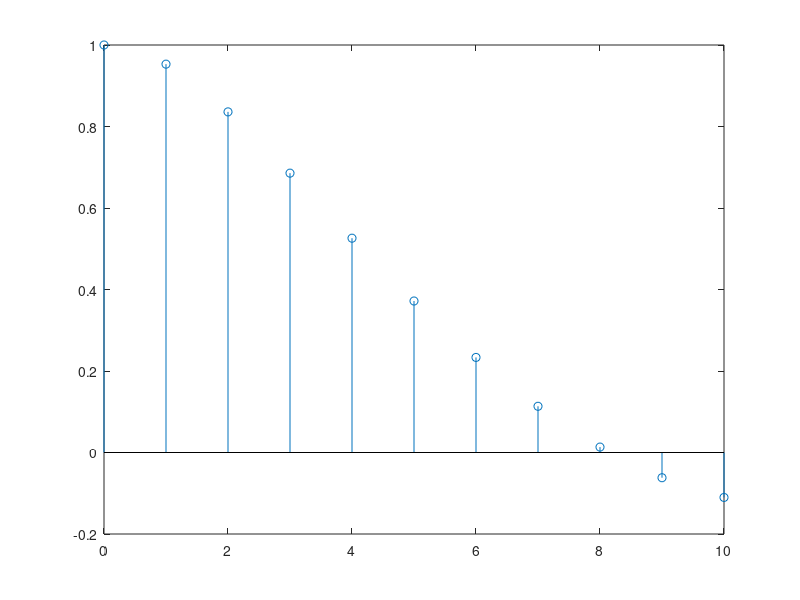
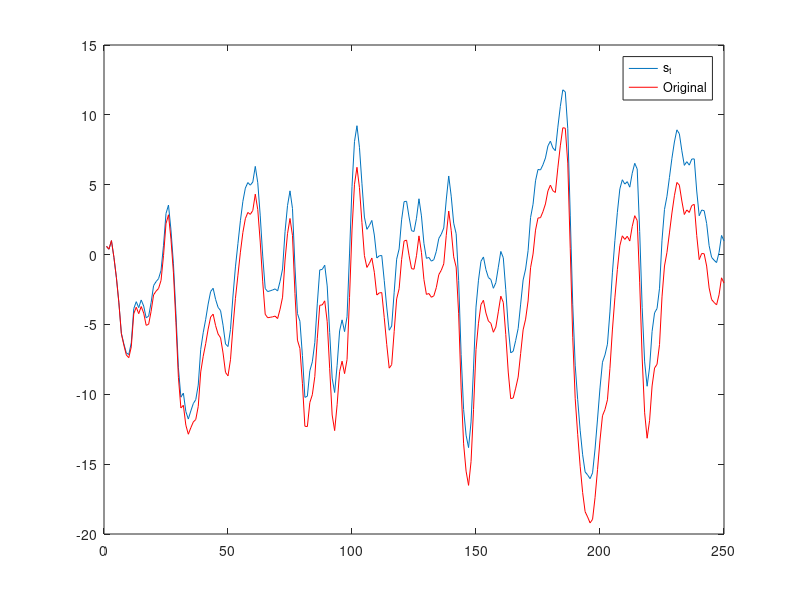

MATLAB code to generate these figures, in order:
clear;
% Q4 Arima with s_t
% Same as before, much closer to AR model.
N = 250;
M = 10;
b = [1, 0.7, 0.1];
a = [1, -2.49, 2.045, -0.5544];
borig = [1, 0.7, 0.1];
aorig = [1, -1.5, 0.56];
v = trnd(5,N,1);
v = v/sqrt(var(v));
r = filter(b,a,v); %get r using the operator notation for ARMA model
s = r - [0;r(1:end-1)];
rorig = filter(borig,aorig,v); %get r using the operator notation for ARMA model
% (a)
[sauto,lags] = xcorr(s, M, 'normalized');
sauto = sauto(M+1:end); %only take positive time lag
figure;
stem(lags(M+1:end),sauto);
% (b)
C = toeplitz(sauto);
% (c) using Cholesky because ldl() messes up rows
Lchol = transpose(chol(C));
D = (eye(M+1).*Lchol).^2;
L = Lchol*D^(-0.5);
Linv = L^(-1);
% (d)
F = eye(M+1); 
refMat = zeros(M); % Holds all reflection coeffs
P = zeros(M,1); % Holds all prediction error powers
for i = 1:M
    [fpc,pep,ref] = levinson(sauto, i);
    F(i+1,1:i) = fliplr(fpc(2:end));
    refMat(1:i,i) = ref;
    P(i) = pep;
end
% (e)
FCF = F*C*transpose(F);
compPD = P - diag(D(2:end,2:end)); %compare P_M and D
compLinvF = F - Linv; %compare L^-1 and F
fprintf("Elements greater than 10^12 in P_M and D difference: %d\n", length(find(compPD > 10^(-12))));
fprintf("Elements greater than 10^12 in L^-1 and F difference: %d\n", length(find(compLinvF > 10^(-12))));

% (f)
A = ones(N-M, M);
y = s(M+1:end);
for i = 1:M
    A(:,i) = s(i:N-M-1+i); % Each column is r with i time lag
end
A = fliplr(A);
Apseudo = ((transpose(A)*A)^(-1))*transpose(A); %pseudo inverse
w = Apseudo*y; %solve for w
compWfpc = w + transpose((fpc(2:end))) % the error vector v, varies each time

figure;
plot(s);
hold on;
plot(rorig, 'r');
legend("s_t", "Original");
% You can tell there is unit root nonstationarity by the autocorrelation
% coefficients, there are no peaks, it stays high. The autocorrelation
% coefficents here vary greatly from the original.